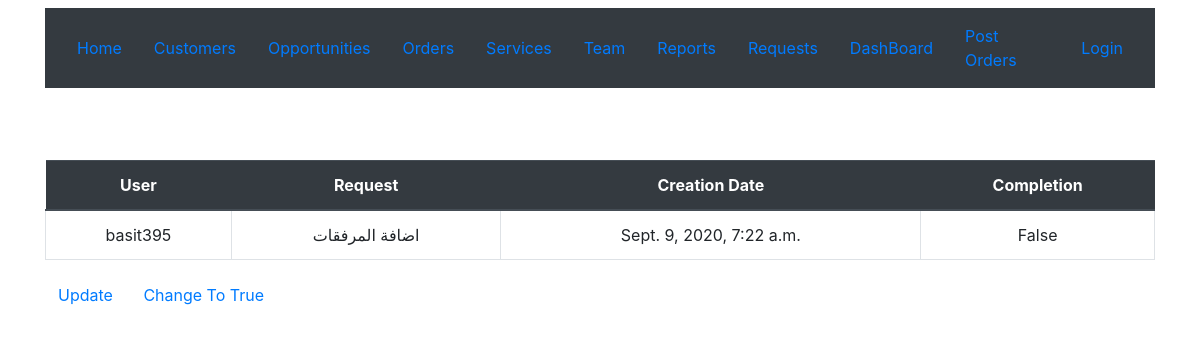
The page /crmapp/suggestion/1/ on the database its author committed.
### crmapp/models.py (models this page shows, shortened)
class suggestion(models.Model):
    statuslist = (
            ('open', 'Open'),
            ('closed', 'Closed'),
            )
    requestor = models.ForeignKey(User,on_delete=models.CASCADE,related_name='user_requests')
    requesttext = models.TextField("Request",null=True,unique=True)
    completion = models.BooleanField(default=False)
    status = models.CharField("Status",max_length=1000,blank=True,choices=statuslist,default='open')
    creationdate = models.DateTimeField("Creation Date",auto_now_add=True)
    updatedate = models.DateTimeField("Update Date",auto_now=True)
    class Meta:
        verbose_name ='Suggesion'
        verbose_name_plural ='Suggestions'

### crmapp/views.py (the view)
# urls.py: path('suggestion/<pk>/', views.suggestionDetailView.as_view(), name='suggestiondetail'),
class suggestionDetailView(DetailView):
    model = suggestion

### crmapp/templates/crmapp/suggestion_detail.html
{% extends 'crmapp/base.html' %}
{% block content %}
  <br>
  <div class="container">
    <table class="table mt-5">
        <thead class="thead-dark">
      <tr>
        <th class="text-center">User</th>
        <th class="text-center">Request</th>
        <th class="text-center">Creation Date</th>
        <th class="text-center">Completion</th>
      </tr>
      <tr>
      <td class="border text-center">{{suggestion.requestor}}</td>
      <td class="border text-center">{{suggestion.requesttext}}</td>
      <td class="border text-center">{{suggestion.creationdate}}</td>
      <td class="border text-center">{{suggestion.completion}}</td>
      </tr>
    </table>
    <button type="button" class="btn btn-link"><a href="{% url 'suggestionupdate' pk=suggestion.id %}">Update</a></button>
    {% if not suggestion.completion %}
    <button type="button" class="btn btn-link"><a href="{% url 'completed' pk=suggestion.id %}">Change To True</a></button>
    {% endif %}
</div>
{% endblock %}

### rows shown on the page
suggestion: requestor "basit395", requesttext "اضافة المرفقات", creationdate "Sept. 9, 2020, 7:22 a.m.", completion "False"
